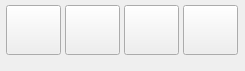
  <widget class="QWidget" name="FREQuNIT" native="true">
   <property name="geometry">
    <rect>
     <x>5</x>
     <y>562</y>
     <width>245</width>
     <height>71</height>
    </rect>
   </property>
   <property name="styleSheet">
    <string notr="true">/********************indoor************************/
#SA_Dialog_DigitInput[status =&quot;indoor&quot;] 
#FREQuNIT&gt;QPushButton
{
	color:white;
	
   border-style:flat;
	border-image: url(:/sa/image/keyPad/btn_w55_nor.png);
}
#SA_Dialog_DigitInput[status =&quot;indoor&quot;] 
#FREQuNIT&gt;QPushButton::pressed
{
	border-image: url(:/sa/image/keyPad/btn_w55_click.png);
}

/********************outdoor************************/
#SA_Dialog_DigitInput[status =&quot;outdoor&quot;] 
#FREQuNIT&gt;QPushButton
{
	color:rgb(0,0,0);
   border-style:flat;
	border-image: url(:/sa/image/outdoor/btn_w70_normal.png);
}
#SA_Dialog_DigitInput[status =&quot;outdoor&quot;] 
#FREQuNIT&gt;QPushButton::pressed
{
	color:rgb(255,255,255);
	border-image: url(:/sa/image/keyPad/btn_w55_click.png);
}

/********************night************************/
#SA_Dialog_DigitInput[status =&quot;night&quot;] 
#FREQuNIT&gt;QPushButton
{
	color:rgba(252,220,168,1);
   border-style:flat;
	border-image: url(:/sa/image/keyPad/btn_w55_nor.png);
}
#SA_Dialog_DigitInput[status =&quot;night&quot;] 
#FREQuNIT&gt;QPushButton::pressed
{
	border-image: url(:/sa/image/keyPad/btn_w55_click.png);
}</string>
   </property>
   <widget class="QPushButton" name="freqBtnUnit4">
    <property name="geometry">
     <rect>
      <x>183</x>
      <y>5</y>
      <width>55</width>
      <height>50</height>
     </rect>
    </property>
    <property name="font">
     <font>
      <family>Arial</family>
      <pointsize>11</pointsize>
      <weight>75</weight>
      <bold>true</bold>
     </font>
    </property>
    <property name="focusPolicy">
     <enum>Qt::NoFocus</enum>
    </property>
    <property name="styleSheet">
     <string notr="true"/>
    </property>
    <property name="text">
     <string/>
    </property>
   </widget>
   <widget class="QPushButton" name="freqBtnUnit1">
    <property name="geometry">
     <rect>
      <x>6</x>
      <y>5</y>
      <width>55</width>
      <height>50</height>
     </rect>
    </property>
    <property name="font">
     <font>
      <family>Arial</family>
      <pointsize>11</pointsize>
      <weight>75</weight>
      <bold>true</bold>
     </font>
    </property>
    <property name="focusPolicy">
     <enum>Qt::NoFocus</enum>
    </property>
    <property name="styleSheet">
     <string notr="true"/>
    </property>
    <property name="text">
     <string/>
    </property>
   </widget>
   <widget class="QPushButton" name="freqBtnUnit3">
    <property name="geometry">
     <rect>
      <x>124</x>
      <y>5</y>
      <width>55</width>
      <height>50</height>
     </rect>
    </property>
    <property name="font">
     <font>
      <family>Arial</family>
      <pointsize>11</pointsize>
      <weight>75</weight>
      <bold>true</bold>
     </font>
    </property>
    <property name="focusPolicy">
     <enum>Qt::NoFocus</enum>
    </property>
    <property name="styleSheet">
     <string notr="true"/>
    </property>
    <property name="text">
     <string/>
    </property>
   </widget>
   <widget class="QPushButton" name="freqBtnUnit2">
    <property name="geometry">
     <rect>
      <x>65</x>
      <y>5</y>
      <width>55</width>
      <height>50</height>
     </rect>
    </property>
    <property name="font">
     <font>
      <family>Arial</family>
      <pointsize>11</pointsize>
      <weight>75</weight>
      <bold>true</bold>
     </font>
    </property>
    <property name="focusPolicy">
     <enum>Qt::NoFocus</enum>
    </property>
    <property name="styleSheet">
     <string notr="true"/>
    </property>
    <property name="text">
     <string/>
    </property>
   </widget>
  </widget>
